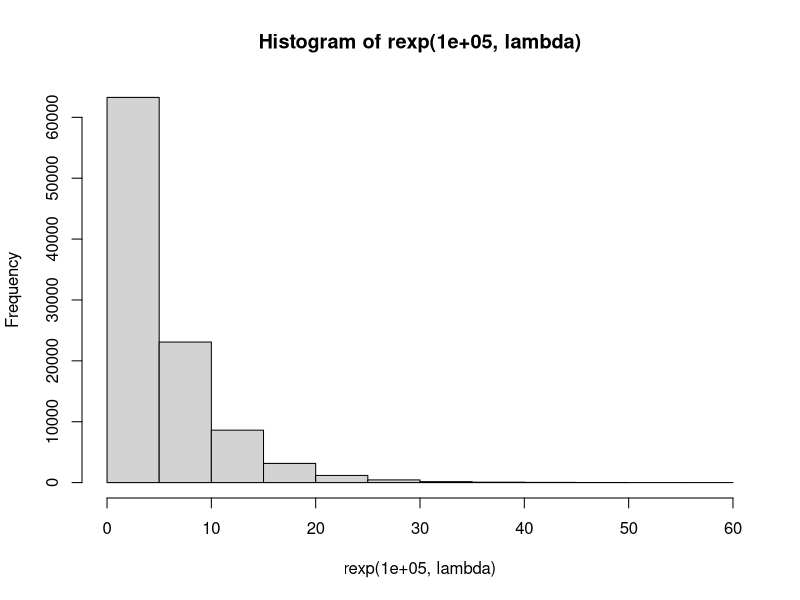
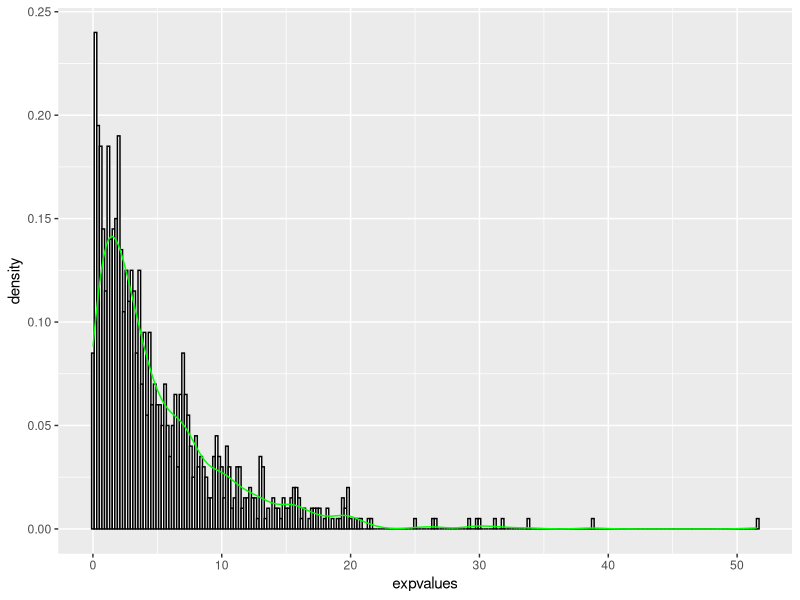
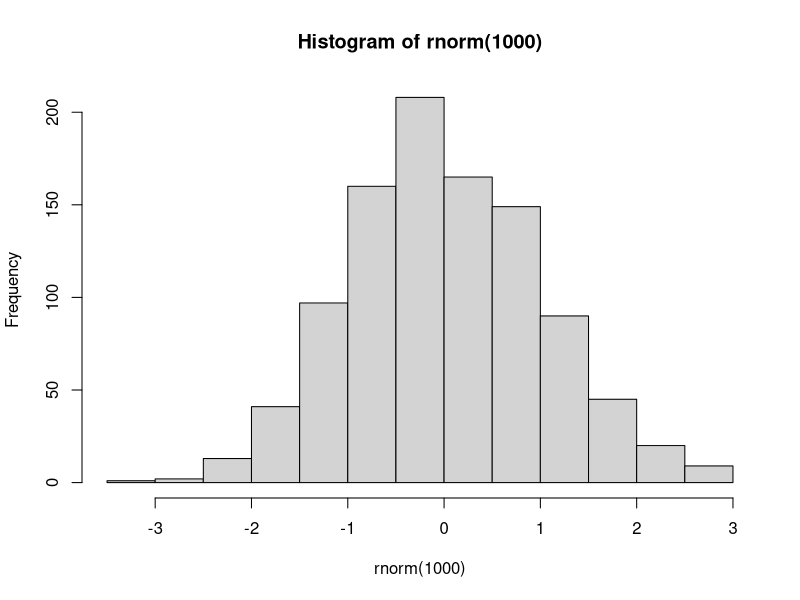
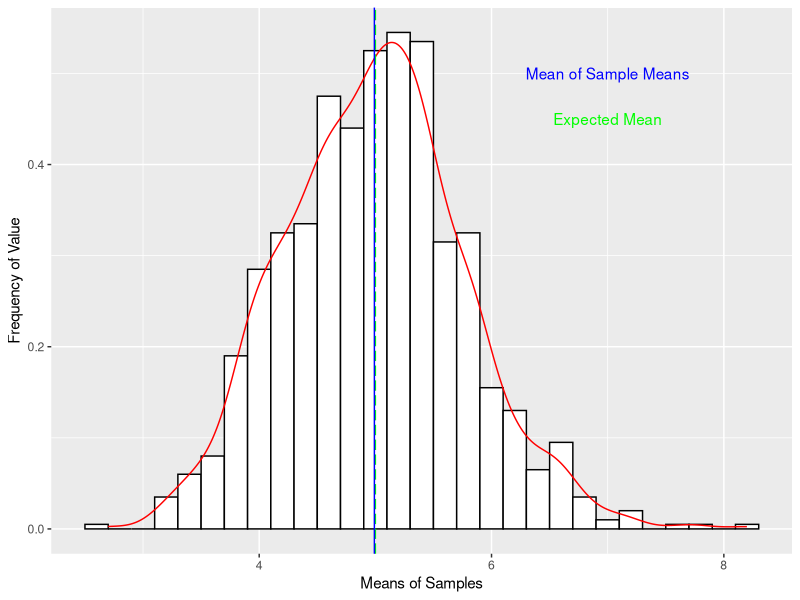
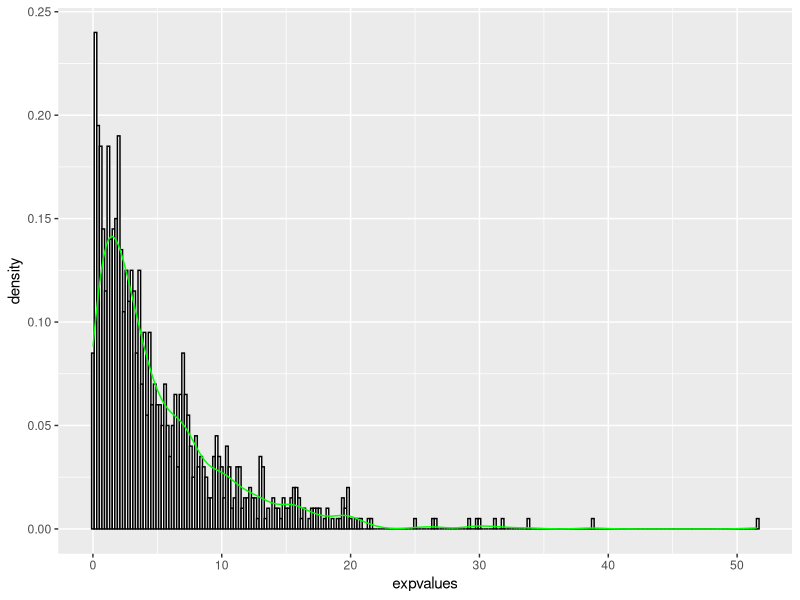
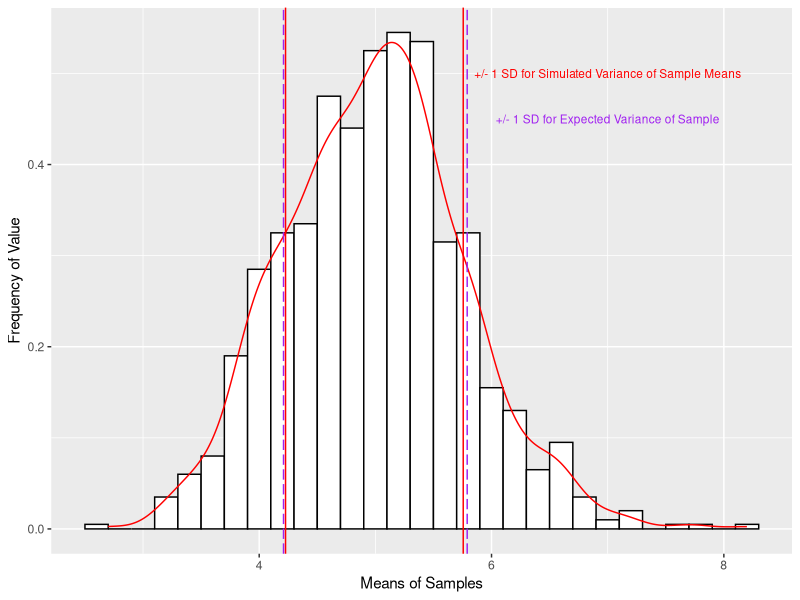

Generate these figures, in order, with R:
## ---- chunk 1
lambda=0.2
## ---- chunk 2
hist(rexp(100000,lambda))
## ---- chunk 3
expvalues<-NULL
for (i in 1:1000){expvalues<-c(expvalues,rexp(1,lambda))}
library(ggplot2)
explotdata<-as.data.frame(expvalues)
expobject<-ggplot(data = explotdata,aes(x=expvalues))
plotofexpons<-expobject +
  geom_histogram(aes(y=..density..),binwidth=.2,colour="black",fill="white")+
  geom_density(colour="green")
plotofexpons
## ---- chunk 4
## mean of exponential is 1/lambda
meanexp<-1/lambda
## STANDARD DEVIATION of exponential is 1/lambda
sdexp<-1/lambda

## expected mean of distribution
## now taking 1000 means from 1000 samples
## expect mean to be close to population mean therefore
expectedmean<-meanexp
## ---- chunk 5
## STANDARD DEVIATION of exponential distribution is 1/lambda
sdexp<-1/lambda
## variance of exponential square of sdexp
varexp<-sdexp^2
## expected variance of distribution of mean of samples
expectedvariance<-25/40

## ---- chunk 6
## sample normal distribution
hist(rnorm(1000))
## ---- chunk 7
## run exp simulation 1000 times and take mean
## create variable and set to null
expmeanvalues<-NULL
## calculate mean of sample of 40 from exponential distribution and append to variable
for (i in 1:1000){expmeanvalues<-c(expmeanvalues,mean(rexp(40,lambda)))}
## ---- chunk 8
meansim<-mean(expmeanvalues)
print(meansim)
## ---- chunk 9
variancesim<-var(expmeanvalues)
print(variancesim)
## ---- chunk 10
library(ggplot2)
# hist(expmeanvalues)
# abline(v=meansim, col="blue")
# abline(v=meanexp,col="red")
## create dataframe so can use ggplot
plotdata<-as.data.frame(expmeanvalues)
## create plot object
plot_object<-ggplot(data = plotdata,aes(x=expmeanvalues))
## plot with histogram and density
plotofmeans<-plot_object + 
  # histogram
  geom_histogram(aes(y=..density..),binwidth=.2,colour="black",fill="white") +
  # density curve
  geom_density(colour="red")+
  # line of expected mean/theoretical mean
  geom_vline(xintercept=expectedmean,colour="green",linetype="longdash") +
  # line of actual mean of sample means
  geom_vline(xintercept=meansim,colour="blue") + 
  ## add annotation
  annotate("text",x=7,y=0.45,label="Expected Mean",colour="green") +
  ## add annotation
  annotate("text",x=7,y=0.5,label="Mean of Sample Means",colour="blue") +
  ## label axis
  xlab("Means of Samples") +
  ylab("Frequency of Value")

## ---- chunk 11
plotofmeans
## ---- chunk 12
plotofexpons
## ---- chunk 13
## create plot object for showing upper and lower limits
plot_object_var<-ggplot(data = plotdata,aes(x=expmeanvalues))
## standard deviation of simulation
sdsim<-sqrt(variancesim)
## standard devidation of expected variance
sdexpected<-sqrt(expectedvariance)
## plot with histogram and density
plotofvar<-plot_object + 
  # histogram
  geom_histogram(aes(y=..density..),binwidth=.2,colour="black",fill="white") +
  # density curve
  geom_density(colour="red")+
  # line of upper expected sd
  geom_vline(xintercept=expectedmean+sdexpected,colour="purple",linetype="longdash") +
  ## line of lower expected sd
  geom_vline(xintercept=expectedmean-sdexpected,colour="purple",linetype="longdash") +
  # line of upper sd simulated
  geom_vline(xintercept=meansim+sdsim,colour="red") + 
  # line of lower sd simulated
  geom_vline(xintercept=meansim-sdsim,colour="red") +
  ## add annotation
  annotate("text",x=7,y=0.45,label="+/- 1 SD for Expected Variance of Sample",colour="purple", size = 3.0) +
  ## add annotation
  annotate("text",x=7,y=0.5,label="+/- 1 SD for Simulated Variance of Sample Means",colour="Red",size=3.0) +
  ## label axis
  xlab("Means of Samples") +
  ylab("Frequency of Value")
plotofvar
